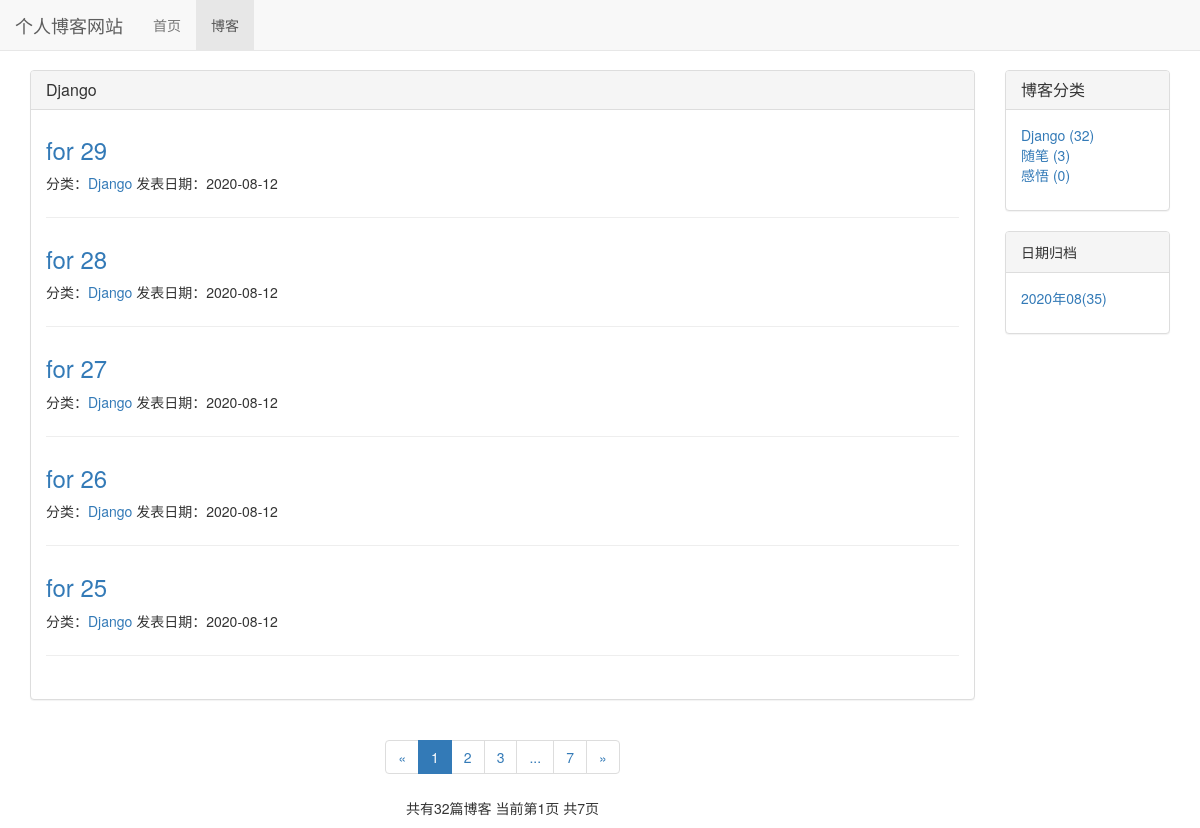
The page /blog/type/1 on the database its author committed.
### blog/models.py (models this page shows, shortened)
class BlogType(models.Model):
	type_name = models.CharField(max_length=15)
	def __str__(self):
		return self.type_name

class Blog(models.Model):
	title = models.CharField(max_length=50)
	blog_type = models.ForeignKey(BlogType,on_delete=models.DO_NOTHING)
	content = MDTextField()
	author = models.ForeignKey(User, on_delete=models.DO_NOTHING)
	created_time = models.DateTimeField(auto_now_add=True)
	last_update_time = models.DateTimeField(auto_now=True)
	class Meta:
		ordering = ['-created_time']

### blog/views.py (the view)
# urls.py: path('type/<int:blog_with_type>',views.blogs_with_type,name = "blog_with_type"),
def blogs_with_type(request, blog_with_type):
    blog_type = get_object_or_404(BlogType,pk=blog_with_type)
    blogs_all_list = Blog.objects.filter(blog_type=blog_type)
    context = get_blog_list_common_date(request, blogs_all_list)
    context['blog_type'] = blog_type
    return render_to_response('blog/blog_with_type.html',context)

### blog/templates/blog/blog_with_type.html (shortened to what this page needs)
{% extends 'blog/blog_list.html' %}
{% block blog_list_title %}
    {{ blog_type.type_name }}
{% endblock %}

### blog/templates/blog/blog_list.html (shortened to what this page needs)
{% extends 'base.html' %}
{% block nav_list_active %}
    active
{% endblock %}
{% load staticfiles %}
{% block head_extends %}
    <link rel="stylesheet" href="{% static 'blog/blog.css' %}">
{% endblock %}
{% block content %}
    <div class="container">
        <div class="row">
            <div class="col-xs-12 col-sm-8 col-md-9 col-lg-10">
                <div class="panel panel-default">
                    <div class="panel-heading">
                        <h3 class="panel-title">{% block blog_list_title %}{% endblock %}</div>
                    <div class="panel-body">
                        {% for blog in blogs %}
                            <div class="blog">
                                <h3><a href="{% url 'blog_detail' blog.pk %}">{{ blog.title }}</a></h3>
                                <p class="blog-info">
                                    分类：<a href="{% url 'blog_with_type' blog.blog_type.pk %}">{{ blog.blog_type }}</a>
                                    发表日期：{{ blog.created_time|date:"Y-m-d" }}
                                </p>
                            </div>
                        {% empty %}
                            <div class="blog">
                                <h3>--暂无博客，敬请期待--</h3>
                            </div>
                        {% endfor %}
                    </div>
                </div>
                <div class="paginator">
                    <ul class="pagination">
                        <li>
                            {% if page_of_blogs.has_previous %}
                                <a href="?page={{ page_of_blogs.previous_page_number }}" aria-label="Previous">
                                    <span aria-hidden="true">&laquo;</span>
                                </a>
                            {% else %}
                                <span aria-hidden="true">&laquo;</span>
                            {% endif %}
                        </li>
                            {% for page_num in page_range %}
                                {% if page_num == page_of_blogs.number %}
                                    <li class="active"><span>{{ page_num }}</span></li>
                                {% else %}
                                    {% if page_num == '...' %}
                                        <li><span>{{ page_num }}</span></li>
                                    {% else %}
                                        <li><a href="?page={{ page_num }}">{{ page_num }}</a></li>
                                    {% endif %}
                                {% endif %}
                            {% endfor %}
                        <li>
                            {% if page_of_blogs.has_next %}
                                <a href="?page={{ page_of_blogs.next_page_number }}" aria-label="Next">
                                    <span aria-hidden="true">&raquo;</span>
                                </a>
                            {% else %}
                                <span aria-hidden="true">&raquo;</span>
                            {% endif %}
                        </li>
                    </ul>
                    <p>
                            共有{{ page_of_blogs.paginator.count }}篇博客 当前第{{ page_of_blogs.number }}页 共{{ page_of_blogs.paginator.num_pages }}页
                    </p>
                </div>
            </div>
            <div class="hidden-xs col-sm-4 col-md-3 col-lg-2">
                <div class="panel panel-default">
                  <div class="panel-heading">
                    <h3 class="panel-title">博客分类</h3>
                  </div>
                  <div class="panel-body">
                      <ul class="blog-types">
                        {% for blog_type in blog_types %}
                            <li>
                                <a href="{% url 'blog_with_type' blog_type.pk %}">
                                    {{ blog_type.type_name }} ({{ blog_type.blog_count }})
                            </a></li>
                        {% empty %}
                            <li>暂无分类</li>
                        {% endfor %}
                        </ul>
                  </div>
                </div>
                <div class = "panel panel-default">
                    <div class="panel-heading">日期归档</div>
                    <div class="panel-body">
                        <ul>
                            {% for blog_date, blog_count in blog_dates.items%}
                                <li>
                                    <a href="{% url 'blogs_with_date' blog_date.year blog_date.month %}">
                                        {{ blog_date|date:"Y年m" }}({{ blog_count }})
                                    </a></li>
                            {% endfor %}
                        </ul>
                    </div>
                </div>
            </div>
        </div>
    </div>
{% endblock %}

### static/base.css (style rules this page uses)
* { margin: 0; padding: 0; }
body { margin-top: 70px!important; }
ul { list-style-type: none; }

### blog/static/blog/blog.css (style rules this page uses)
ul.blog-types { list-style-type: none; }
div.blog:not(last-child) { margin-bottom: 2em; padding-bottom: 1em; border-bottom: 1px solid #eee; }
div.blog h3 { margin-top: 0.5em; }
div.blog p.blog-info { margin-bottom: 0; }
div.paginator { text-align: center; }

### rows shown on the page
BlogType: type_name "Django", blog_count "32"
Blog: title "for 29", blog_type "Django", created_time "2020-08-12"
Blog: title "for 28", blog_type "Django", created_time "2020-08-12"
Blog: title "for 27", blog_type "Django", created_time "2020-08-12"
Blog: title "for 26", blog_type "Django", created_time "2020-08-12"
Blog: title "for 25", blog_type "Django", created_time "2020-08-12"
BlogType: type_name "随笔", blog_count "3"
BlogType: type_name "感悟", blog_count "0"

### other values the page prints
{{ page_num }} "1"
{{ page_num }} "2" "3" "7"
{{ page_num }} "..."
{{ page_of_blogs.paginator.count }} "32"
{{ page_of_blogs.number }} "1"
{{ page_of_blogs.paginator.num_pages }} "7"
{{ blog_date|date:"Y年m" }} "2020年08"
{{ blog_count }} "35"
